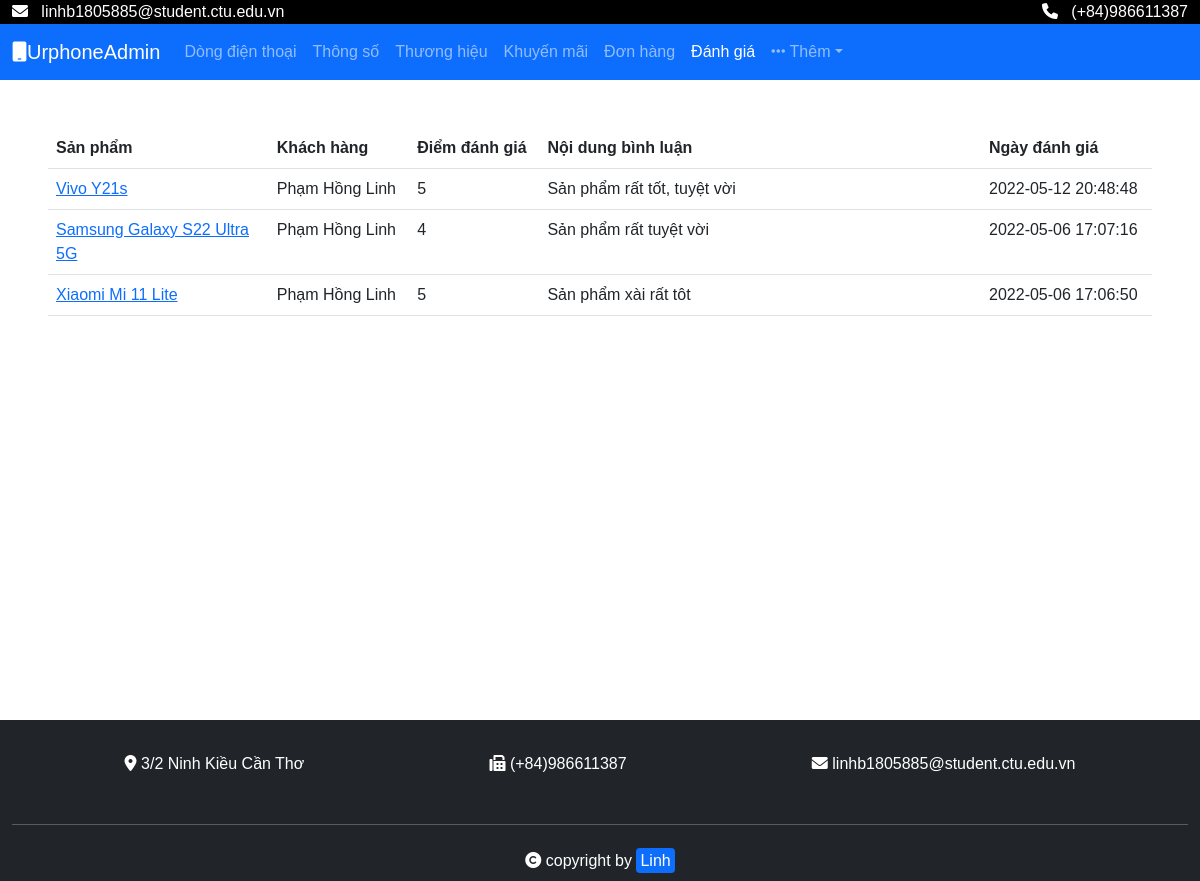
Page /admin/danhgia.php (signed in) on the committed database.
### tables this page shows
CREATE TABLE `danh_gia` (
  `id_ddt` int(11) NOT NULL,
  `id_kh` int(11) NOT NULL,
  `giatri_dg` int(11) NOT NULL,
  `ngay_dg` datetime NOT NULL,
  `id_dg` int(11) NOT NULL
);

CREATE TABLE `dong_dienthoai` (
  `id_ddt` int(11) NOT NULL,
  `ten_ddt` varchar(255) NOT NULL,
  `id_th` int(11) DEFAULT NULL,
  `id_km` int(11) DEFAULT NULL,
  `mota` text DEFAULT NULL,
  `anh` varchar(255) DEFAULT NULL,
  `gia` int(11) DEFAULT NULL,
  `tg_bh` int(11) DEFAULT NULL
);

CREATE TABLE `khach_hang` (
  `id_kh` int(11) NOT NULL,
  `ten_kh` varchar(100) NOT NULL,
  `ngaysinh` date NOT NULL,
  `gioitinh` int(1) NOT NULL,
  `sdt` varchar(10) NOT NULL,
  `email` varchar(50) NOT NULL,
  `id_taikhoan` int(11) NOT NULL
);

CREATE TABLE `binh_luan` (
  `id_ddt` int(11) NOT NULL,
  `id_kh` int(11) NOT NULL,
  `id_bl` int(11) NOT NULL,
  `thoigian_bl` datetime NOT NULL,
  `noidung_bl` text NOT NULL
);

### classes/Database.php (called while the page is built, shortened)
<?php
class Database
{
	protected $data, $conn;
	function __construct()
	{
		$dsn = "mysql:host=" . HOST . "; dbname=" . DB;
		try {
			$this->conn = new PDO($dsn, USER, PASS);
			$this->conn->query("set names 'utf8' ");
		} catch (Exception $e) {
			echo 'Lỗi: ' . $e->getMessage();
			exit;
		}
	}
	public function __destruct()
	{
		$this->conn = null;
	}
	public function query($sql, $arr = array())
	{
		$stm = $this->conn->prepare($sql);
		$stm->execute($arr);
		$this->data = $stm->fetchAll(PDO::FETCH_ASSOC);
		return $this->data;
	}
}

### classes/Danhgia.php (called while the page is built, shortened)
<?php
class Danhgia extends Database{
    function getAll(){
        return $this->query("select * from danh_gia order by ngay_dg desc");
    }
}
?>

### classes/Dongdienthoai.php (called while the page is built, shortened)
<?php
class Dongdienthoai extends Database {
    function layTen($id_ddt){
        $sql = "select ten_ddt from dong_dienthoai where id_ddt=".$id_ddt;
        $data = $this->query($sql);
        if(count($data)==1){
            return $data[0]["ten_ddt"];
        }else return false;
    }
}
?>

### classes/Khachhang.php (called while the page is built, shortened)
<?php
class Khachhang extends Database
{
    public function layTen($id){
        $sql = "select ten_kh from khach_hang where id_kh = ".$id;
        $data = $this->query($sql);
        if(count($data)==1) return $data[0]["ten_kh"]; else return false;
    }
}

### classes/Binhluan.php (called while the page is built, shortened)
<?php
class Binhluan extends Database{
    function layTatCa($id_kh, $id_ddt){
        $sql = "select * from binh_luan where id_kh=$id_kh and id_ddt=$id_ddt";
        $data = $this->query($sql);
        $sl = count($data);
        if($sl==1){
            return $data[0];
        }else return false;
    }
}
?>

### admin/danhgia.php (the view, shortened to what this page needs)
<!DOCTYPE html>
<html lang="en">
<head>
    <link rel="stylesheet" href="../assets/bootstrap/css/bootstrap.min.css">
    <link rel="stylesheet" href="../main.css">
    <link rel="stylesheet" href="../assets/fontawesome/css/all.min.css">
</head>
<body>
    <div class="root">
        <div class="container-fluid tophead text-white" style="background-color: black;">
            <p class="float-end">
                <i class="fa-solid fa-phone"></i>
                &nbsp;
                (+84)986611387
            </p>
            <p>
                <i class="fa-solid fa-envelope"></i>
                &nbsp;
                linhb1805885@student.ctu.edu.vn
            </p>
        </div>
        <nav class="navbar navbar-expand-sm navbar-dark bg-primary">
            <div class="container-fluid">
                <a class="navbar-brand" href="index.php"><i class="fas fa-mobile"></i>UrphoneAdmin</a>
                <div class="collapse navbar-collapse" id="mynavbar">
                    <ul class="navbar-nav me-auto">
                        <li class="nav-item">
                            <a class="nav-link" href="dongdienthoai.php">
                                Dòng điện thoại</a>
                        </li>
                        <li class="nav-item">
                            <a class="nav-link" href="thongso.php">
                                Thông số</a>
                        </li>
                        <li class="nav-item">
                            <a class="nav-link" href="thuonghieu.php">
                                Thương hiệu</a>
                        </li>
                        <li class="nav-item">
                            <a class="nav-link" href="khuyenmai.php">
                                Khuyến mãi</a>
                        </li>
                        <li class="nav-item">
                            <a class="nav-link" href="donhang.php">
                                Đơn hàng</a>
                        </li>
                        <li class="nav-item">
                            <a class="nav-link active" href="danhgia.php">
                                Đánh giá</a>
                        </li>
                        <li class="nav-item dropdown">
                            <a class="nav-link dropdown-toggle" href="#" role="button" data-bs-toggle="dropdown"><i class="fas fa-ellipsis-h"></i>&nbsp;Thêm</a>
                        </li>
                    </ul>
                </div>
            </div>
        </nav>
        <div class="container-fluid p-5" style="min-height: 80vh;">
            <div class="table-responsive">
                <table class="table">
                    <tr>
                        <th style="width: 20%;">
                            Sản phẩm
                        </th>
                        <th>
                            Khách hàng
                        </th>
                        <th>
                            Điểm đánh giá
                        </th>
                        <th style="width: 40%;">
                            Nội dung bình luận
                        </th>
                        <th>
                            Ngày đánh giá
                        </th>
                    </tr>
                    <?php
                        $dg = (new Danhgia)->getAll();
                        if(isset($dg)&&!is_null($dg)&&!empty($dg)){
                            foreach($dg as $x){
                                echo '<tr>';
                                $sp = (new Dongdienthoai)->layTen($x["id_ddt"]);
                                $kh = (new Khachhang)->layTen($x["id_kh"]);
                                $gtdg = $x["giatri_dg"];
                                $bl = (new Binhluan)->layTatCa($x["id_kh"], $x["id_ddt"])["noidung_bl"];
                                $ngay = $x["ngay_dg"];
                                echo
                                '
                                <td>
                                <a href="../chitietsanpham.php?id='.$x["id_ddt"].'#DG">
                                    '.$sp.'
                                </a>
                                </td>
                                <td>
                                    '.$kh.'
                                </td>
                                <td>
                                    '.$gtdg.'
                                </td>
                                <td>
                                    '.$bl.'
                                </td>
                                <td>
                                    '.$ngay.'
                                </td>
                                ';
                                echo '</tr>';
                            }
                        }
                    ?>
                </table>
            </div>
        </div>
        <div class="container-fluid footer bg-dark text-white m-0">
            <div class="row p-3">
                <div class="d-flex p-3 justify-content-around">
                    <div class="">
                        <i class="fas fa-map-marker-alt"></i>
                        3/2 Ninh Kiều Cần Thơ
                    </div>
                    <div class="">
                        <i class="fas fa-fax"></i>
                        (+84)986611387
                    </div>
                    <div class="">
                        <i class="fas fa-envelope"></i>
                        linhb1805885@student.ctu.edu.vn
                    </div>
                </div>
            </div>
            <hr>
            <div class="row text-center">
                <div class="py-2">
                    <i class="fas fa-copyright"></i>
                    copyright by <span class="badges bg-primary rounded p-1">Linh</span>
                </div>
            </div>
        </div>
    </div>
</body>
</html>

### main.css (style rules this page uses)
.tophead p { margin: 0; }
* { box-sizing: border-box; font-family: Helvetica; }
p { margin-bottom: 5px; }

### rows in the picture
danh_gia: id_ddt.ten_ddt "Vivo Y21s", id_kh.ten_kh "Phạm Hồng Linh", giatri_dg "5", bl "Sản phẩm rất tốt, tuyệt vời", ngay_dg "2022-05-12 20:48:48"
danh_gia: id_ddt.ten_ddt "Samsung Galaxy S22 Ultra 5G", id_kh.ten_kh "Phạm Hồng Linh", giatri_dg "4", bl "Sản phẩm rất tuyệt vời", ngay_dg "2022-05-06 17:07:16"
danh_gia: id_ddt.ten_ddt "Xiaomi Mi 11 Lite", id_kh.ten_kh "Phạm Hồng Linh", giatri_dg "5", bl "Sản phẩm xài rất tôt", ngay_dg "2022-05-06 17:06:50"
